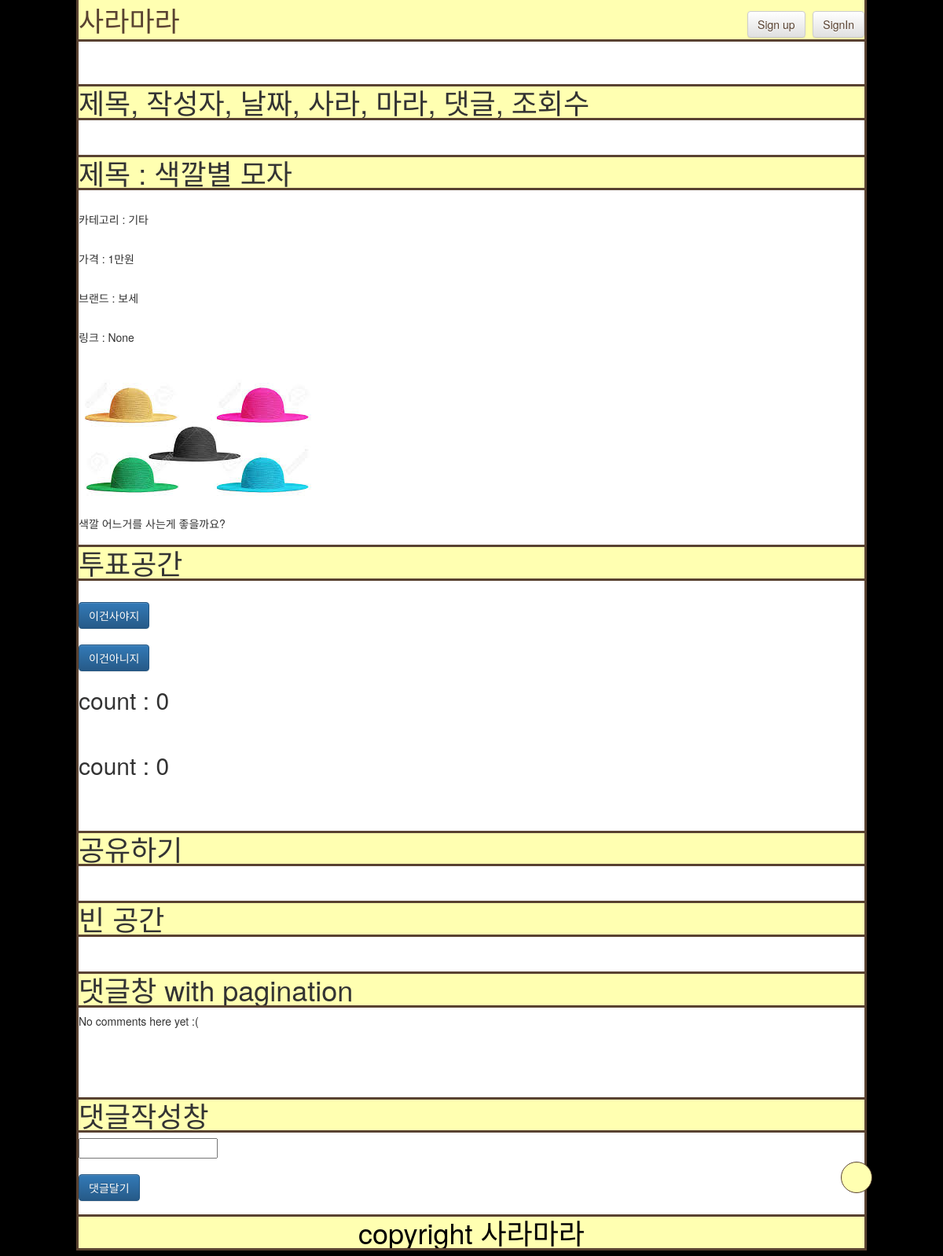
/67/, run on the app's committed database.
### posts/models.py (models this page shows, shortened)
class Post(models.Model):
    author = models.ForeignKey(
        settings.AUTH_USER_MODEL, on_delete=models.CASCADE)  # 추천!
    title = models.CharField(max_length=128)
    price = models.CharField(max_length=128, blank=True,  null=True)
    brand = models.CharField(max_length=128, blank=True,  null=True)
    link = models.CharField(
        max_length=128, blank=True, null=True)
    pup_date = models.DateTimeField(auto_now_add=True,
                                    verbose_name='date published')
    sara = models.TextField(blank=True, null=True)
    mara = models.TextField(blank=True, null=True)
    sara_cnt = models.IntegerField(default=0)
    mara_cnt = models.IntegerField(default=0)
    ckcontent = RichTextUploadingField(blank=True, null=True)
    CATEGORY_CHOICES = (
        ('상의', '상의'),
        ('하의', '하의'),
        ('신발', '신발'),
        ('기타', '기타'),
    )
    category = models.CharField(
        max_length=128, choices=CATEGORY_CHOICES, default='상의', null=False)
    class Meta:
        ordering = ['-id']

### posts/views.py (the view, shortened to what this page needs)
# urls.py: path('<int:pk>/', views.DetailView.as_view(), name='detail'),
class DetailView(generic.DetailView, FormMixin, View):
    model = Post
    form_class = PostForm
    template_name = 'posts/detail.html'
    initial = {'key': 'value'}
    def get(self, request, *args, **kwargs):
        self.object = self.get_object()
        print(type(self.object))
        print(self.object.__dict__.keys())
        """
        A default context mixin that passes the keyword arguments received by
        get_context_data() as the template context.
        """
        context = self.get_context_data(object=self.object)  # , form=PostForm)
        print('?')
        context['comment'] = self.object.comment_set.all()
        return self.render_to_response(context)  # context

### posts/forms.py
class PostForm(forms.ModelForm):
    class Meta:
        model = Post
        fields = ('title', 'category', 'brand', 'price', 'link', 'ckcontent')
    def __init__(self, *args, **kwargs):
        super(PostForm, self).__init__(*args, **kwargs)
        self.fields['title'].required = True
        self.fields['title'].required = True
        self.fields['brand'].required = True
        self.fields['price'].required = True
        self.fields['ckcontent'].required = True

### posts/templates/posts/detail.html (shortened to what this page needs)
{% extends 'posts/base.html' %} {% block content %} {% load static %}
<br />
<div>
  <h1>제목, 작성자, 날짜, 사라, 마라, 댓글, 조회수</h1>
</div>
<br />
<div>
  <h1>제목 : {{ post.title }} </h1>
  <br />
  <p>카테고리 : {{ post.category }}</p>
  <br />
  <p>가격 : {{ post.price }}</p>
  <br />
  <p>브랜드 : {{ post.brand }}</p>
  <br />
  <p>링크 : {{ post.link }}</p>
  <br />
  <P>{{ post.ckcontent|safe }}</P>
  <h1>투표공간</h1>
  <br />
  <form method="POST" action=".">
    <input type="submit" name="sara_button" value="이건사야지" class="btn btn-primary" />
  </form>
  <br />
  <form method="POST" action=".">
    <input type="submit" name="mara_button" value="이건아니지" class="btn btn-primary" />
  </form>
  <h2> count : {{ post.sara_cnt }}</h2>
  <br />
  <h2> count : {{ post.mara_cnt }}</h2>
  <br />
  <br />
  <h1>공유하기</h1>
</div>
<br />
<div>
  <h1>빈 공간</h1>
</div>
<br />
<div>
  <h1>댓글창 with pagination</h1>
  {% for element in comment %}
    <strong>{{element.author}}</strong> <br>
    {{element.text}} - {{element.created_date}}<br>
    {% empty %}
    <p>No comments here yet :(</p>
  {% endfor %}
  <br />
  <br />
  <br />
  <h1>댓글작성창</h1>
  <form method="POST" action=".">
    <input type="text" name="add_comment"><br><br>
    <input type="submit" name="add_comment_button" value="댓글달기" class="btn btn-primary" />
  </form>
</div>
{% endblock %}

### posts/templates/posts/base.html (shortened to what this page needs)
<!DOCTYPE html>
<html>
  <head>
    {% load static %}
    <link
      rel="stylesheet"
      type="text/css"
      href="{% static 'posts/style.css' %}"
    />
    <link
      rel="stylesheet"
      href="//maxcdn.bootstrapcdn.com/bootstrap/3.2.0/css/bootstrap.min.css"
    />
    <link
      rel="stylesheet"
      href="//maxcdn.bootstrapcdn.com/bootstrap/3.2.0/css/bootstrap-theme.min.css"
    />
  </head>
  <body style="background-color: black;">
    <div class="mylayout" style="background-color: white;">
      <header>
        <a href="{% url 'posts:index' %}">
          사라마라
        </a>
        {% if user.is_authenticated %}
        <a
          class="btn btn-default"
          href="{% url 'posts:ask' %}"
          style="float: right;"
          >New Post</a
        >
        <p style="float: right;">
            <div style="font-size: 2rem; color: green; display: inline; float: right;">Welcome, {{ user.username }}
                <small>(<a href="{% url 'susers:signout' %}">LogOut</a>)</small>
                &nbsp;&nbsp;
            </div>
        </p>
        {% else %}
        <div style="float: right;">
          <a class="btn btn-default" href="{% url 'susers:signup' %}"
            >Sign up</a
          >
          <a class="btn btn-default" href="{% url 'susers:signin' %}">SignIn</a>
        </div>
        {% endif %}
      </header>
      <div class="dropdown">
        <button onclick="myFunction()" class="dropbtn"></button>
      </div>
      <br />
      {% block content %}
      {% endblock %}
      <footer>
        <h1>copyright 사라마라</h1>
      </footer>
    </div>
  </body>
</html>

### posts/static/posts/style.css (style rules this page uses)
body { display: block; margin: 1%; background-color: #000000; }
h1 { outline-style: solid; outline-color: #594231; background-color: #ffffb1; display: block; font-size: 2em; margin: 0 auto; }
p { margin: 0 auto; }
header { outline-style: solid; outline-color: #594231; background-color: #ffffb1; text-align: left; font-size: 35px; position: relative; }
.mylayout { outline-style: solid; outline-color: #594231; position: relative; width: 100%; max-width: 1000px; margin: 0 auto; }
.dropbtn { background-color: #ffffb1; border: 1px solid; border-color: #594231; color: #594231; height: 40px; width: 40px; border-radius: 100%; position: fixed; z-index: 1000; bottom: 5%; right: 7.5%; cursor: pointer; vertical-align: top; background-position: -276px -116px; outline: 0; }
footer { outline-style: solid; outline-color: #594231; text-align: center; font-size: 20px; color: black; position: relative; width: 100%; max-width: 1000px; margin: auto; z-index: 1; }
a { color: #594231; text-decoration: none; }
a:link { color: #594231; text-decoration: none; }

### data on the page
Post: title "색깔별 모자", category "기타", price "1만원", brand "보세", link "None", ckcontent (picture), ckcontent "색깔 어느거를 사는게 좋을까요?", sara_cnt "0", mara_cnt "0"
